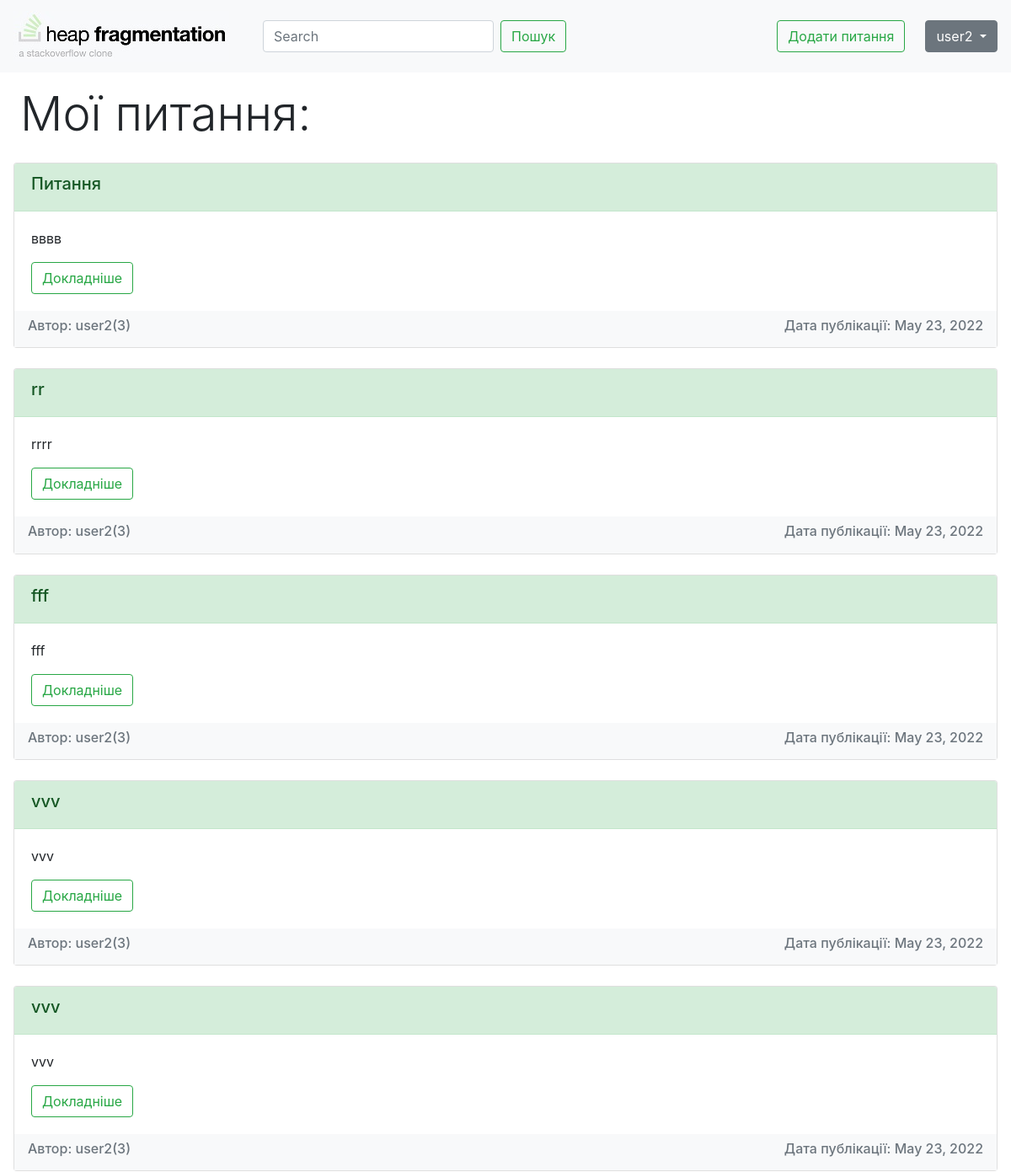
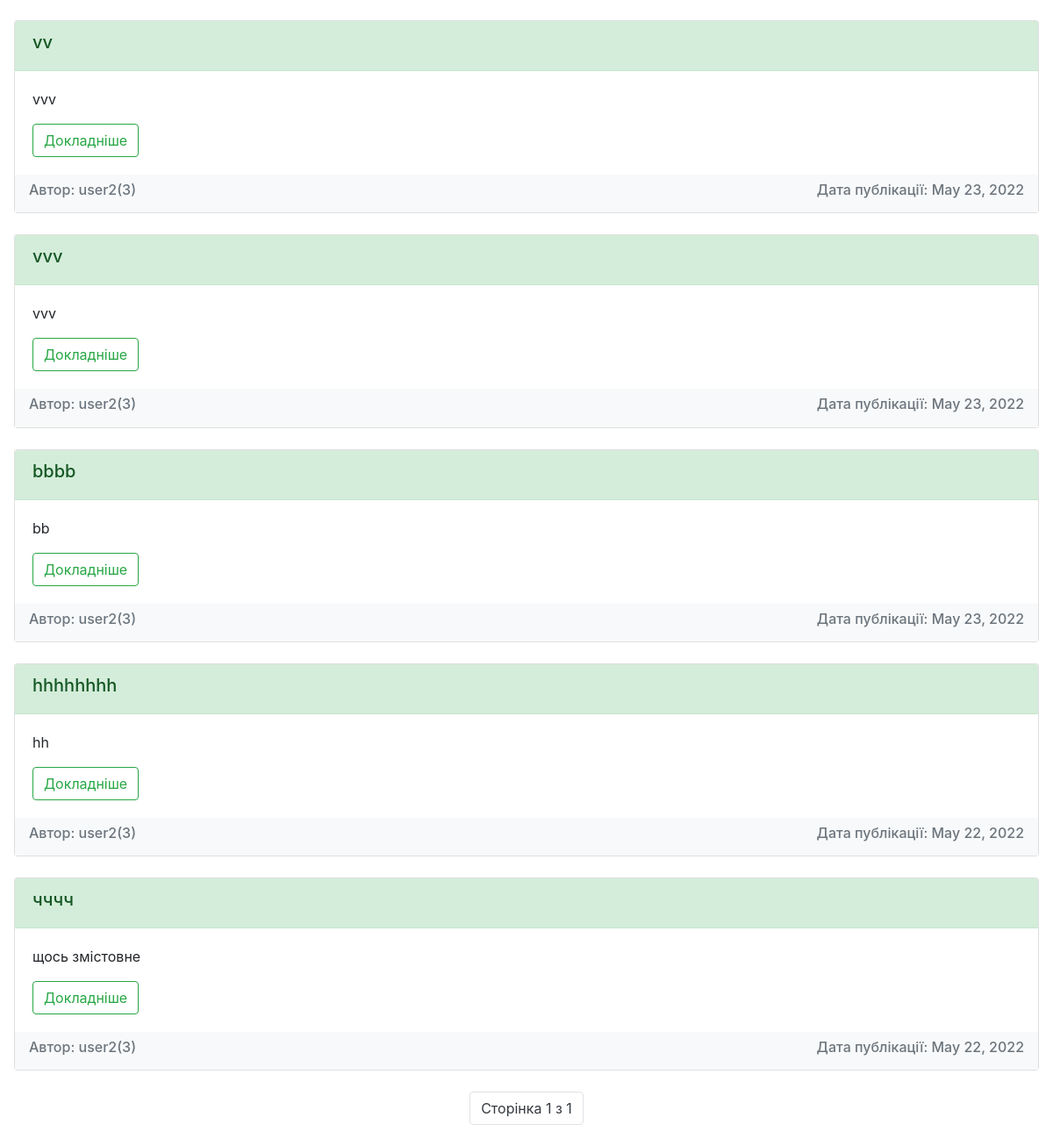
Page /posts (signed in) on the committed database (2 pictures, top to bottom).
### advice_app/models.py (models this page shows, shortened)
class Post(models.Model):
    title = models.CharField("Заголовок", max_length=50)
    question = models.TextField("Питання")
    author = models.ForeignKey(MyUser, on_delete=models.CASCADE)
    isClosed = models.BooleanField("Cтатус", default=0)
    date = models.DateField(auto_now=True)

class MyUser(User):
    class Meta:
        verbose_name = u"Рейтинг"
    rating = models.IntegerField("User", default=0)
    def __str__(self):
        return self.username

### advice_app/views.py (the view)
# urls.py: path('posts', views.MyPosts.as_view(), name='posts'),
class MyPosts(ListView):
    Model = Post
    template_name = "advice_app/my_posts.html"
    paginate_by = 10
    def get_queryset(self):
        return Post.objects.filter(author=self.request.user).order_by('-id')

### advice_app/templates/advice_app/my_posts.html (shortened to what this page needs)
{% extends 'advice_app/base.html' %}
{% block content %}
<h1 class="display-4 mx-4 my-3">Мої питання:</h1>
{% include 'advice_app/post.html' %}
{% endblock %}

### advice_app/templates/advice_app/base.html (shortened to what this page needs)
{% load static %}
<!DOCTYPE html>
<html lang="ukr">
<head>
    <link rel="stylesheet" href="https://cdn.jsdelivr.net/npm/bootstrap@4.6.1/dist/css/bootstrap.min.css">
    <link rel="stylesheet" href="{% static 'advice_app/css/main.css' %}">
    <link rel="stylesheet" href="https://stackpath.bootstrapcdn.com/bootstrap/4.3.1/css/bootstrap.min.css">
</head>
<body>
<header>
    <nav class="navbar navbar-light bg-light">
        <div class="nav justify-content-left">
            <a class="navbar-brand" href="{% url 'index' %}">
                {% load static %}
                <img src="{% static 'advice_app/images/logo.jpeg' %}">
            </a>
            <div class="pr-sm-4"></div>
        <form class="form-inline my-2 my-lg-0" action="{% url 'search' %}">
            <input class="form-control mr-sm-2" type="search" placeholder="Search" aria-label="Search" name="search">
            <button class="btn btn-outline-success my-2 my-sm-0" type="submit">Пошук</button>
        </form>
        </div>
        {% if request.user.username %}
        <ul class="nav justify-content-right">
            <li><a class="btn btn-outline-success" href="{% url 'add_post' %}">Додати питання</a></li>
            <div class="pr-sm-4"></div>
            <li class="nav-item dropdown">
                <button type="button" class="btn btn-secondary dropdown-toggle" data-bs-toggle="dropdown" aria-expanded="false">
                    {{ request.user.username }}
                </button>
            </li>
        </ul>
        {% else %}
        <div class="btn-group" role="group">
          <a class="btn btn-secondary" href="{% url 'login' %}">Увійти</a>
          <a class="btn btn-secondary" href="{% url 'register' %}">Зареєструватись</a>
        </div>
        {% endif %}
    </nav>
</header>
{% block content %}{% endblock %}
</body>
</html>

### advice_app/templates/advice_app/post.html (shortened to what this page needs)
{% if object_list %}
{% for i in page_obj %}
    <div class="card mt-4 mx-3">
      <div class="card-header alert-success"><h5>{{ i.title }}</h5></div>
      <div class="card-body">
        <p class="card-text">{{ i.question|truncatewords:90 }}</p>
        <a href="{% url 'detail' i.id %}" class="btn btn-outline-success">Докладніше</a>
      </div>
      <div class="navbar navbar-light bg-light text-muted">
        <h6>Автор: {{ i.author }}({{ i.author.rating }})</h6>
        <h6>Дата публікації: {{ i.date }}</h6>
      </div>
    </div>
  {% endfor %}
<nav aria-label="Page navigation example">
<ul class="pagination justify-content-center my-4">
        <li class="page-item"><a class="page-link text-dark">Сторінка {{ page_obj.number }} з {{ page_obj.paginator.num_pages }}</a></li>
</ul>
</nav>
{% else %}
  <p class="mx-4 my-3">Наразі дописів немає</p>
{% endif %}

### rows in the picture
Post: title "Питання", question "вввв", author "user2", author.rating "3", date "May 23, 2022"
Post: title "rr", question "rrrr", author "user2", author.rating "3", date "May 23, 2022"
Post: title "fff", question "fff", author "user2", author.rating "3", date "May 23, 2022"
Post: title "vvv", question "vvv", author "user2", author.rating "3", date "May 23, 2022"
Post: title "vvv", question "vvv", author "user2", author.rating "3", date "May 23, 2022"
Post: title "vv", question "vvv", author "user2", author.rating "3", date "May 23, 2022"
Post: title "vvv", question "vvv", author "user2", author.rating "3", date "May 23, 2022"
Post: title "bbbb", question "bb", author "user2", author.rating "3", date "May 23, 2022"
Post: title "hhhhhhhh", question "hh", author "user2", author.rating "3", date "May 22, 2022"
Post: title "чччч", question "щось змістовне", author "user2", author.rating "3", date "May 22, 2022"

### other values in the picture
{{ request.user.username }} "user2"
{{ page_obj.number }} "1"
{{ page_obj.paginator.num_pages }} "1"
